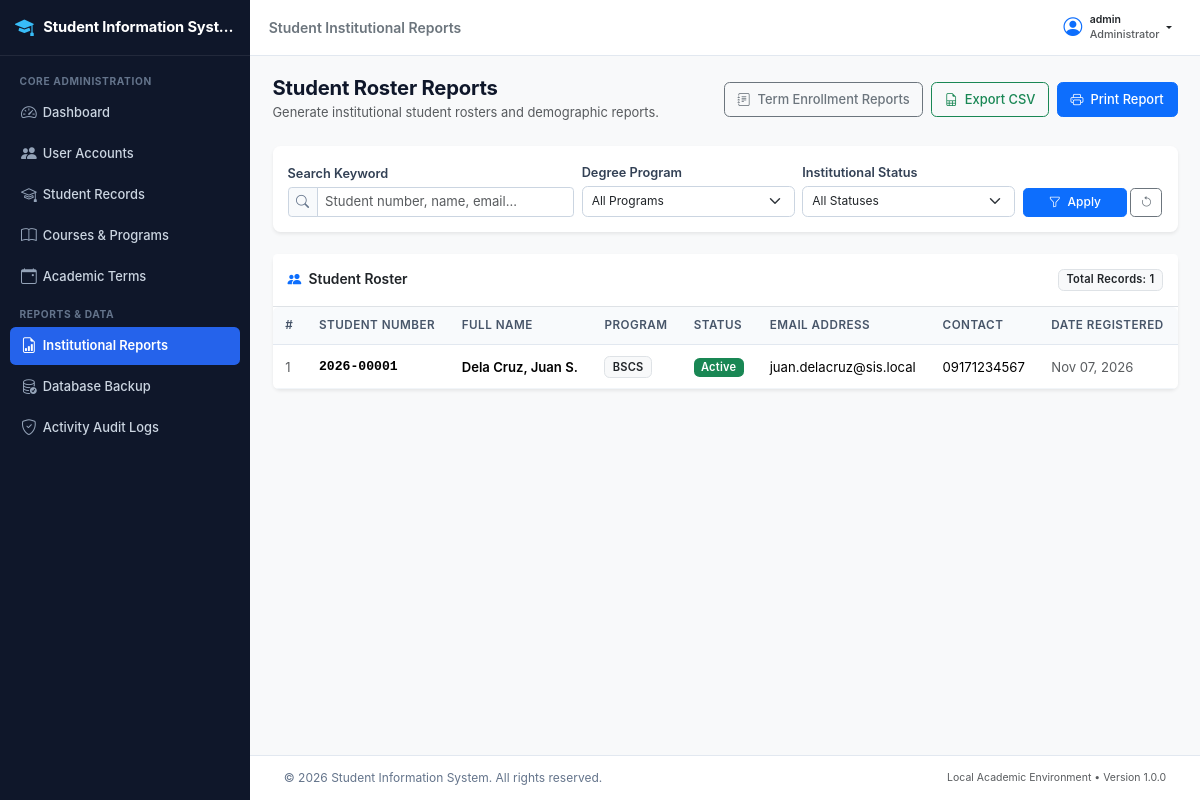
/admin/reports/student-reports.php (signed in), run on the app's committed database.
### tables this page shows
CREATE TABLE `students` (
  `student_id` int(11) NOT NULL AUTO_INCREMENT,
  `student_number` varchar(20) NOT NULL,
  `user_id` int(11) DEFAULT NULL,
  `first_name` varchar(50) NOT NULL,
  `middle_name` varchar(50) DEFAULT NULL,
  `last_name` varchar(50) NOT NULL,
  `date_of_birth` date NOT NULL,
  `gender` enum('Male','Female','Other') NOT NULL,
  `civil_status` enum('Single','Married','Widowed','Separated') NOT NULL DEFAULT 'Single',
  `email` varchar(100) NOT NULL,
  `contact_number` varchar(25) NOT NULL,
  `home_address` text NOT NULL,
  `emergency_contact_name` varchar(100) NOT NULL,
  `emergency_contact_number` varchar(25) NOT NULL,
  `program_id` int(11) NOT NULL,
  `current_status` enum('Active','Inactive','Graduated','Withdrawn') NOT NULL DEFAULT 'Active',
  `created_at` datetime NOT NULL DEFAULT current_timestamp(),
  `updated_at` datetime NOT NULL DEFAULT current_timestamp() ON UPDATE current_timestamp(),
  PRIMARY KEY (`student_id`),
  UNIQUE KEY `student_number` (`student_number`),
  UNIQUE KEY `email` (`email`),
  UNIQUE KEY `user_id` (`user_id`),
  KEY `idx_students_program` (`program_id`),
  KEY `idx_students_status` (`current_status`),
  KEY `idx_students_names` (`last_name`,`first_name`),
  CONSTRAINT `fk_students_program` FOREIGN KEY (`program_id`) REFERENCES `programs` (`program_id`) ON UPDATE CASCADE,
  CONSTRAINT `fk_students_user` FOREIGN KEY (`user_id`) REFERENCES `users` (`user_id`) ON DELETE SET NULL ON UPDATE CASCADE
);

CREATE TABLE `programs` (
  `program_id` int(11) NOT NULL AUTO_INCREMENT,
  `program_code` varchar(20) NOT NULL,
  `program_name` varchar(150) NOT NULL,
  `department` varchar(100) NOT NULL,
  `status` enum('Active','Inactive') NOT NULL DEFAULT 'Active',
  `created_at` datetime NOT NULL DEFAULT current_timestamp(),
  `updated_at` datetime NOT NULL DEFAULT current_timestamp() ON UPDATE current_timestamp(),
  PRIMARY KEY (`program_id`),
  UNIQUE KEY `program_code` (`program_code`),
  KEY `idx_programs_status` (`status`)
);

### includes/functions.php (called while the page is built, shortened)
<?php
function escape($data) {
    return htmlspecialchars((string)$data, ENT_QUOTES, 'UTF-8');
}
function sanitize($data) {
    return trim((string)$data);
}
function format_date($date, $format = 'M d, Y') {
    $timestamp = strtotime($date);
    return $timestamp ? date($format, $timestamp) : 'N/A';
}

### admin/reports/student-reports.php (the view, shortened to what this page needs)
<?php
require_once __DIR__ . '/../../includes/functions.php';
$conn = db_connect();
$search = sanitize($_GET['q'] ?? '');
$program_id = isset($_GET['program_id']) && is_numeric($_GET['program_id']) ? (int)$_GET['program_id'] : 0;
$status = sanitize($_GET['status'] ?? '');
$where = ["1=1"];
$where_sql = implode(" AND ", $where);
$sql = "SELECT s.student_id, s.student_number, s.first_name, s.middle_name, s.last_name,
               s.email, s.contact_number, s.current_status, s.created_at,
               p.program_code, p.program_name
        FROM students s
        LEFT JOIN programs p ON s.program_id = p.program_id
        WHERE " . $where_sql . "
        ORDER BY s.last_name ASC, s.first_name ASC";
$stmt = mysqli_prepare($conn, $sql);
mysqli_stmt_execute($stmt);
$result = mysqli_stmt_get_result($stmt);
$total_records = mysqli_num_rows($result);
$export_params = http_build_query([
    'type' => 'students',
    'q' => $search,
    'program_id' => $program_id,
    'status' => $status
]);
require_once __DIR__ . '/../../includes/header.php';
?>
<div class="app-wrapper">
    <?php require_once __DIR__ . '/../../includes/sidebar.php'; ?>
    <div class="app-main">
        <?php require_once __DIR__ . '/../../includes/navbar.php'; ?>
        <main class="content-body">
            <div class="container-fluid px-0">
                <div class="d-flex flex-column flex-md-row justify-content-between align-items-md-center mb-4 gap-2 no-print">
                    <div>
                        <h1 class="h3 mb-1 fw-bold">Student Roster Reports</h1>
                        <p class="text-muted small mb-0">Generate institutional student rosters and demographic reports.</p>
                    </div>
                    <div class="d-flex gap-2">
                        <a href="<?php echo APP_URL; ?>/admin/reports/enrollment-reports.php" class="btn btn-outline-secondary">
                            <i class="bi bi-journal-text me-1"></i> Term Enrollment Reports
                        </a>
                        <a href="<?php echo APP_URL; ?>/process/reports/export-csv.php?<?php echo $export_params; ?>" class="btn btn-outline-success">
                            <i class="bi bi-file-earmark-spreadsheet me-1"></i> Export CSV
                        </a>
                        <button onclick="window.print()" class="btn btn-primary">
                            <i class="bi bi-printer me-1"></i> Print Report
                        </button>
                    </div>
                </div>
                <div class="card border-0 shadow-sm mb-4 no-print">
                    <div class="card-body p-3">
                        <form method="GET" action="" class="row g-2 align-items-end">
                            <div class="col-md-4">
                                <label class="form-label small fw-semibold mb-1">Search Keyword</label>
                                <div class="input-group input-group-sm">
                                    <span class="input-group-text"><i class="bi bi-search"></i></span>
                                    <input type="text" name="q" class="form-control" placeholder="Student number, name, email..." value="<?php echo escape($search); ?>">
                                </div>
                            </div>
                            <div class="col-md-3">
                                <label class="form-label small fw-semibold mb-1">Degree Program</label>
                                <select name="program_id" class="form-select form-select-sm">
                                    <option value="">All Programs</option>
                                </select>
                            </div>
                            <div class="col-md-3">
                                <label class="form-label small fw-semibold mb-1">Institutional Status</label>
                                <select name="status" class="form-select form-select-sm">
                                    <option value="">All Statuses</option>
                                </select>
                            </div>
                            <div class="col-md-2 d-flex gap-1">
                                <button type="submit" class="btn btn-sm btn-primary w-100">
                                    <i class="bi bi-funnel me-1"></i> Apply
                                </button>
                                <a href="student-reports.php" class="btn btn-sm btn-outline-secondary" title="Reset Filters">
                                    <i class="bi bi-arrow-counterclockwise"></i>
                                </a>
                            </div>
                        </form>
                    </div>
                </div>
                <div class="card border-0 shadow-sm">
                    <div class="card-header bg-white py-3 border-bottom d-flex justify-content-between align-items-center">
                        <h6 class="card-title mb-0 fw-semibold">
                            <i class="bi bi-people-fill me-1 text-primary"></i> Student Roster
                        </h6>
                        <span class="badge bg-light text-dark border">
                            Total Records: <?php echo number_format($total_records); ?>
                        </span>
                    </div>
                    <div class="table-responsive">
                        <table class="table table-hover align-middle mb-0 small">
                            <thead class="table-light">
                                <tr>
                                    <th>#</th>
                                    <th>Student Number</th>
                                    <th>Full Name</th>
                                    <th>Program</th>
                                    <th>Status</th>
                                    <th>Email Address</th>
                                    <th>Contact</th>
                                    <th>Date Registered</th>
                                </tr>
                            </thead>
                            <tbody>
                                <?php if ($total_records > 0): ?>
                                    <?php $i = 1; while ($row = mysqli_fetch_assoc($result)): ?>
                                        <tr>
                                            <td class="text-muted"><?php echo $i++; ?></td>
                                            <td class="fw-bold font-monospace"><?php echo escape($row['student_number']); ?></td>
                                            <td class="fw-semibold">
                                                <?php echo escape($row['last_name'] . ', ' . $row['first_name'] . ($row['middle_name'] ? ' ' . substr($row['middle_name'], 0, 1) . '.' : '')); ?>
                                            </td>
                                            <td>
                                                <span class="badge bg-light text-dark border"><?php echo escape($row['program_code']); ?></span>
                                            </td>
                                            <td>
                                                <?php
                                                $b_cls = 'bg-secondary';
                                                if ($row['current_status'] === 'Active') $b_cls = 'bg-success';
                                                elseif ($row['current_status'] === 'Inactive') $b_cls = 'bg-warning text-dark';
                                                elseif ($row['current_status'] === 'Graduated') $b_cls = 'bg-info text-dark';
                                                elseif ($row['current_status'] === 'Withdrawn') $b_cls = 'bg-danger';
                                                ?>
                                                <span class="badge <?php echo $b_cls; ?>"><?php echo escape($row['current_status']); ?></span>
                                            </td>
                                            <td><?php echo escape($row['email']); ?></td>
                                            <td><?php echo escape($row['contact_number']); ?></td>
                                            <td class="text-muted"><?php echo format_date($row['created_at']); ?></td>
                                        </tr>
                                    <?php endwhile; ?>
                                <?php endif; ?>
                            </tbody>
                        </table>
                    </div>
                </div>
            </div>
        </main>
        <?php require_once __DIR__ . '/../../includes/footer.php'; ?>

### assets/css/style.css (style rules this page uses)
:root { --sis-primary: #1e3a8a; --sis-primary-hover: #172554; --sis-secondary: #0f766e; --sis-accent: #2563eb; --sis-bg: #f8fafc; --sis-sidebar-width: 250px; --sis-header-height: 56px; --sis-text-main: #1e293b; --sis-text-muted: #64748b; --sis-border: #e2e8f0; }
html { font-size: 15px; -webkit-font-smoothing: antialiased; -moz-osx-font-smoothing: grayscale; }
body { font-family: -apple-system, BlinkMacSystemFont, "Segoe UI", Roboto, "Helvetica Neue", Arial, sans-serif; background-color: var(--sis-bg); color: var(--sis-text-main); font-size: 0.933rem; line-height: 1.55; min-height: 100vh; }
h1, .h1 { font-size: 1.45rem; font-weight: 700; color: #0f172a; }
h3, .h3 { font-size: 1.15rem; font-weight: 600; color: #0f172a; }
h6, .h6 { font-size: 0.875rem; font-weight: 600; color: #334155; }
.app-wrapper { display: flex; min-height: 100vh; }
.app-main { flex: 1; margin-left: 250px; display: flex; flex-direction: column; min-height: 100vh; min-width: 0; }
.content-body { flex: 1; padding: 1.35rem 1.5rem; min-width: 0; }
.content-body h1, .content-body .h3 { font-size: 1.35rem; font-weight: 700; color: #0f172a; letter-spacing: -0.01em; }
.content-body p.text-muted { font-size: 0.86rem; line-height: 1.45; }
.card { border-radius: 0.5rem; border-color: var(--sis-border); }
.card-header { font-size: 0.9rem; font-weight: 600; padding: 0.75rem 1rem; background-color: #ffffff; }
.card-header .card-title { font-size: 0.92rem; font-weight: 600; }
.card-body { padding: 1.15rem; }
.table { font-size: 0.875rem; margin-bottom: 0; vertical-align: middle; }
.table thead th { background-color: #f8fafc; color: #475569; font-weight: 600; font-size: 0.78rem; text-transform: uppercase; letter-spacing: 0.04em; border-bottom: 1px solid var(--sis-border); padding: 0.65rem 0.85rem; white-space: nowrap; }
.table tbody td { padding: 0.7rem 0.85rem; border-bottom: 1px solid #f1f5f9; font-size: 0.875rem; }
.table-responsive { border-radius: 0.375rem; }
.form-label { font-size: 0.85rem; font-weight: 600; color: #334155; margin-bottom: 0.3rem; }
.form-control, .form-select { font-size: 0.875rem; padding: 0.45rem 0.75rem; border-radius: 0.375rem; border-color: #cbd5e1; }
.form-control-sm, .form-select-sm { font-size: 0.8rem; padding: 0.35rem 0.6rem; }
.input-group-text { font-size: 0.85rem; padding: 0.45rem 0.7rem; background-color: #f8fafc; border-color: #cbd5e1; color: #64748b; }
.btn { font-size: 0.86rem; font-weight: 500; padding: 0.45rem 0.85rem; border-radius: 0.375rem; }
.btn-sm { font-size: 0.8rem; padding: 0.3rem 0.6rem; border-radius: 0.3125rem; }
.badge { font-size: 0.74rem; font-weight: 600; padding: 0.38em 0.65em; letter-spacing: 0.02em; }

### data on the page
students: student_number "2026-00001", last_name+first_name+middle_name "Dela Cruz, Juan S.", program.program_code "BSCS", current_status "Active", email "juan.delacruz@sis.local", contact_number "09171234567", created_at "Nov 07, 2026"

### other printed values
APP_NAME "Student Information Syst…"
$page_title "Student Institutional Reports"
$auth_user['username'] "admin"
$auth_user['role_name'] "Administrator"
$total_records "1"
APP_NAME "Student Information System"
APP_VERSION "1.0.0"
